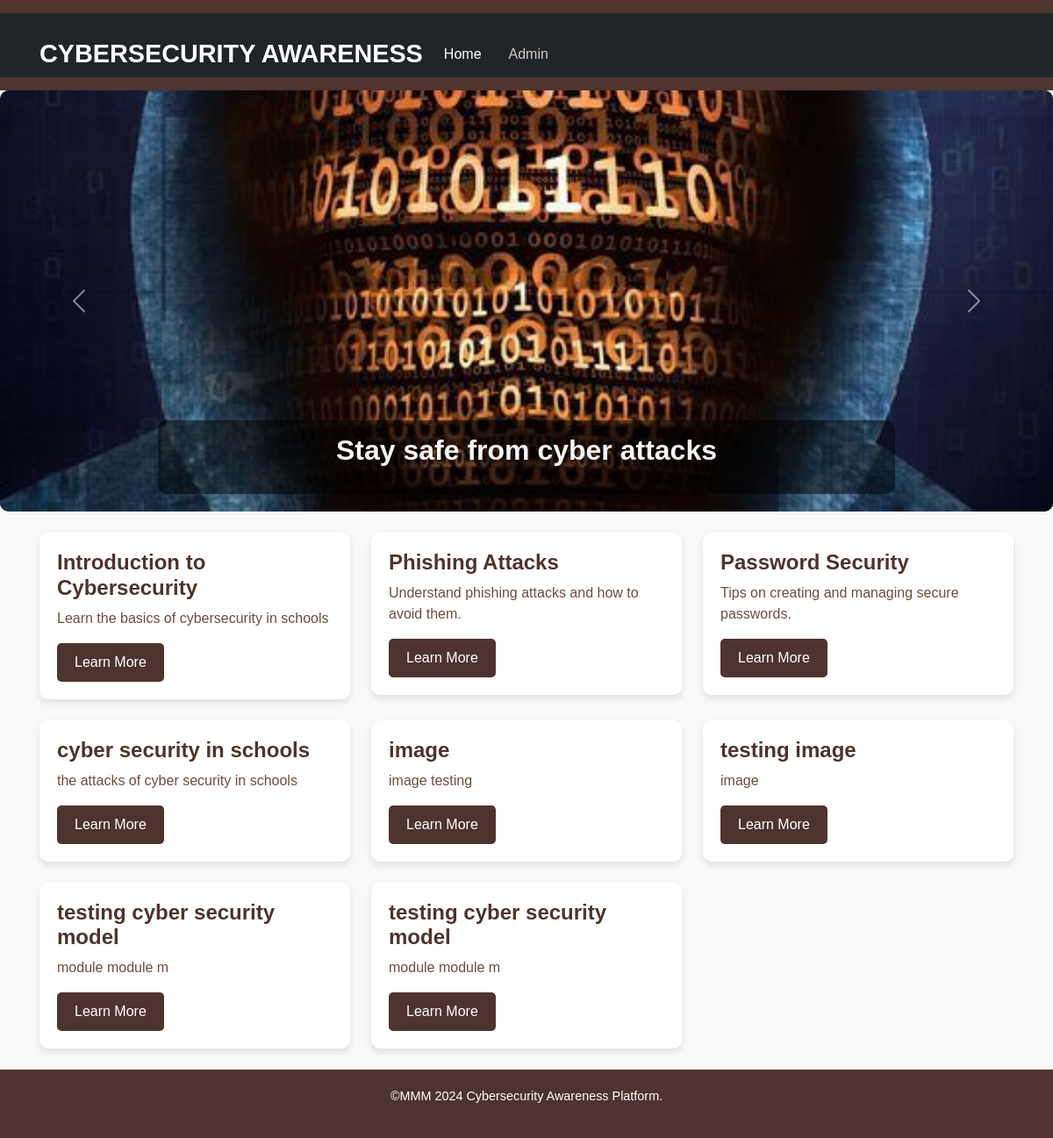
The page / on the database its author committed.
### tables this page shows
CREATE TABLE `modules` (
  `id` int(11) NOT NULL,
  `title` varchar(255) NOT NULL,
  `description` text DEFAULT NULL,
  `created_at` timestamp NOT NULL DEFAULT current_timestamp(),
  `content` text NOT NULL,
  `image_path` varchar(255) DEFAULT NULL
);

### index.php (the view, shortened to what this page needs)
<!DOCTYPE html>
<html lang="en">
<head>
    <link href="https://cdn.jsdelivr.net/npm/bootstrap@5.3.0/dist/css/bootstrap.min.css" rel="stylesheet">
    <link href="style/style.css" rel="stylesheet">
</head>
<body>
    <header>
        <nav class="navbar navbar-expand-lg navbar-dark bg-dark">
            <div class="container">
                <a class="navbar-brand" href="#">Cybersecurity Awareness</a>
                <div class="collapse navbar-collapse" id="navbarNav">
                    <ul class="navbar-nav ml-auto">
                        <li class="nav-item">
                            <a class="nav-link active" href="index.php">Home</a>
                        </li>
                        <li class="nav-item">
                            <a class="nav-link" href="admin/admin.php">Admin</a>
                        </li>
                    </ul>
                </div>
            </div>
        </nav>
    </header>
    <div id="carouselExampleCaptions" class="carousel slide">
        <div class="carousel-inner">
            <div class="carousel-item active">
                <div class="carousel-caption d-none d-md-block">
                    <h5>Protect Your Data</h5>
                    <p>Stay informed about the latest cybersecurity threats and protection strategies.</p>
                </div>
            </div>
            <div class="carousel-item active">
                <img src="img/safe.jpg" class="d-block w-100" alt="Cybersecurity Image 1">
                <div class="carousel-caption d-none d-md-block">
                    <h5>Stay safe from cyber attacks</h5>
                </div>
            </div>
        </div>
        <button class="carousel-control-prev" type="button" data-bs-target="#carouselExampleCaptions" data-bs-slide="prev">
            <span class="carousel-control-prev-icon" aria-hidden="true"></span>
        </button>
        <button class="carousel-control-next" type="button" data-bs-target="#carouselExampleCaptions" data-bs-slide="next">
            <span class="carousel-control-next-icon" aria-hidden="true"></span>
        </button>
    </div>
    <div class="container mt-4">
        <main>
            <section id="modules">
                <div class="row">
                    <?php
                    $host = 'localhost';
                    $db = 'cybersecurity_db';
                    $user = 'root';
                    $pass = '';
                    $conn = new mysqli($host, $user, $pass, $db);
                    $sql = "SELECT * FROM modules";
                    $result = $conn->query($sql);
                    if ($result->num_rows > 0) {
                        while ($row = $result->fetch_assoc()) {
                            echo '<div class="col-md-4">';
                            echo '<div class="card mb-4">';
                            echo '<div class="card-body">';
                            echo '<h5 class="card-title">' . $row['title'] . '</h5>';
                            echo '<p class="card-text">' . $row['description'] . '</p>';
                            echo '<a href="module.php?id=' . $row['id'] . '" class="btn btn-primary">Learn More</a>';
                            echo '</div>';
                            echo '</div>';
                            echo '</div>';
                        }
                    } else {
                        echo '<p>No modules found.</p>';
                    }
                    ?>
                </div>
            </section>
        </main>
    </div>
    <footer>
        <p>&copy;MMM 2024 Cybersecurity Awareness Platform.</p>
    </footer>
</body>
</html>

### style/style.css (style rules this page uses)
body { font-family: 'Arial', sans-serif; color: #333; background-color: #f8f9fa; margin: 0; padding: 0; }
header { background-color: #4e342e; padding: 15px 0; }
.navbar { padding: 0; }
.navbar-brand { font-size: 1.8rem; font-weight: bold; color: #fff; text-transform: uppercase; }
.nav-link { color: #d7ccc8; margin-right: 15px; }
.carousel-item img { height: 60vh; object-fit: cover; border-radius: 10px; }
.carousel-caption { background-color: rgba(0, 0, 0, 0.5); border-radius: 10px; padding: 15px; }
.carousel-caption h5 { font-size: 2rem; font-weight: bold; color: #f5f5f5; }
.carousel-caption p { font-size: 1.2rem; color: #e0e0e0; }
.container { margin-top: 20px; padding: 0 15px; }
.card { border: none; border-radius: 10px; overflow: hidden; box-shadow: 0 4px 8px rgba(0, 0, 0, 0.1); background-color: #fff; }
.card-body { padding: 20px; }
.card-title { font-size: 1.5rem; font-weight: bold; color: #4e342e; }
.card-text { font-size: 1rem; color: #6d4c41; }
.btn-primary { background-color: #4e342e; border: none; padding: 10px 20px; border-radius: 5px; font-size: 1rem; transition: background-color 0.3s, transform 0.3s; }
footer { background-color: #4e342e; color: #fff; padding: 20px; text-align: center; font-size: 0.9rem; position: position; width: 100%; }

### rows shown on the page
modules: title "Introduction to Cybersecurity", description "Learn the basics of cybersecurity in schools"
modules: title "Phishing Attacks", description "Understand phishing attacks and how to avoid them."
modules: title "Password Security", description "Tips on creating and managing secure passwords."
modules: title "cyber security in schools", description "the attacks of cyber security in schools"
modules: title "image", description "image testing"
modules: title "testing image", description "image"
modules: title "testing cyber security model", description "module module m"
modules: title "testing cyber security model", description "module module m"
